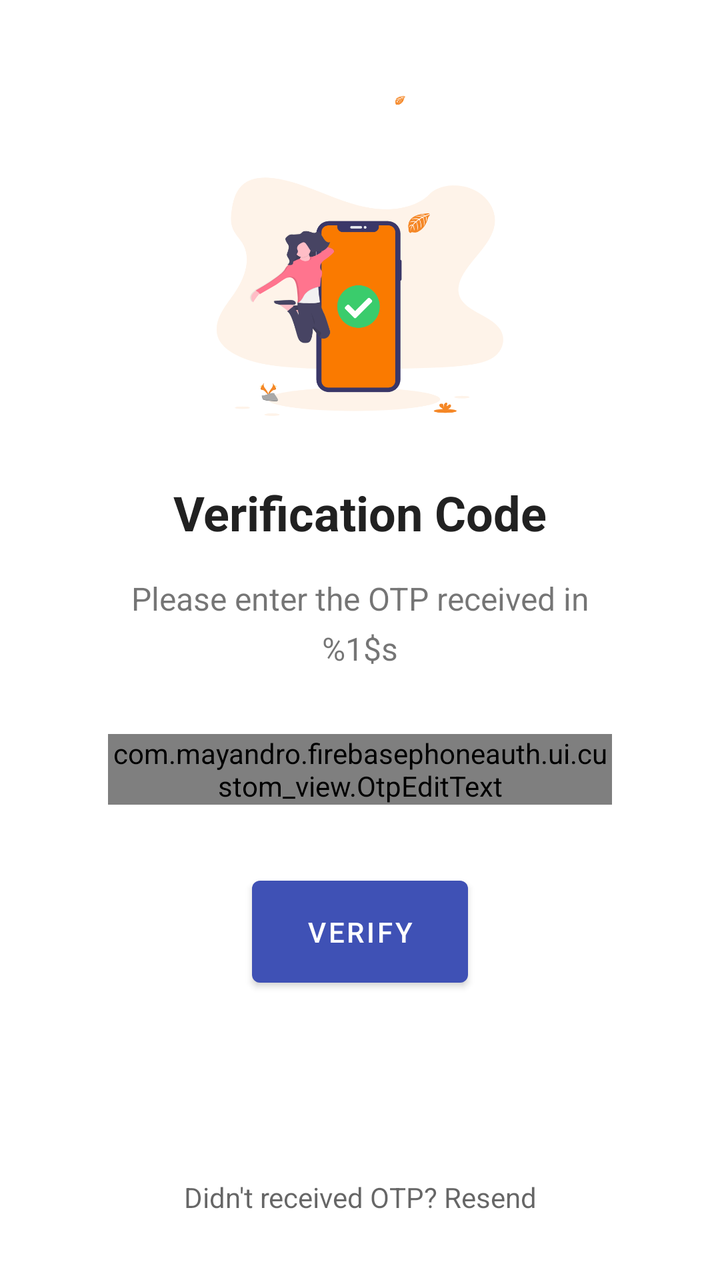
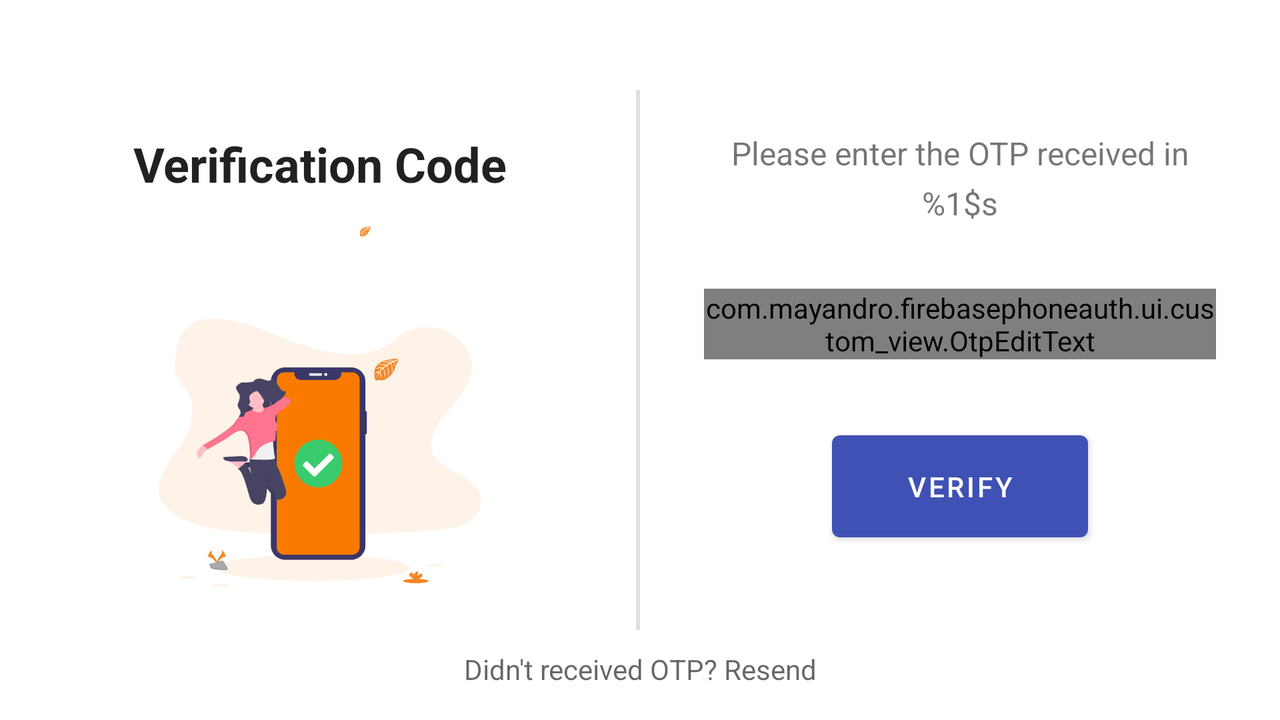

The same Android screen from two of the app's own layout files: first res/layout/ as a phone draws it, then the repository's variant for another configuration, drawn on a device whose configuration selects that folder. Both files follow.
<!-- AndroidManifest.xml: application theme AppTheme -->
<!-- res/layout/fragment_otp_verification.xml -->
<?xml version="1.0" encoding="utf-8"?>
<layout xmlns:android="http://schemas.android.com/apk/res/android"
    xmlns:app="http://schemas.android.com/apk/res-auto"
    xmlns:tools="http://schemas.android.com/tools">

    <androidx.constraintlayout.widget.ConstraintLayout
        android:id="@+id/ticker"
        android:layout_width="match_parent"
        android:layout_height="match_parent">

        <ImageView
            android:id="@+id/imageView_otp_auth"
            android:layout_width="0dp"
            android:layout_height="0dp"
            android:contentDescription="@null"
            android:src="@drawable/otp"
            app:layout_constraintBottom_toBottomOf="parent"
            app:layout_constraintEnd_toEndOf="parent"
            app:layout_constraintHeight_percent="0.25"
            app:layout_constraintStart_toStartOf="parent"
            app:layout_constraintTop_toTopOf="parent"
            app:layout_constraintVertical_bias="0.100000024"
            app:layout_constraintWidth_percent="0.5" />

        <TextView
            android:id="@+id/textView_title_otp_auth"
            android:layout_width="wrap_content"
            android:layout_height="wrap_content"
            android:layout_marginTop="32dp"
            android:fontFamily="sans-serif"
            android:text="@string/verification_code"
            android:textColor="@color/text_header_color"
            android:textSize="24sp"
            android:textStyle="bold"
            app:layout_constraintEnd_toEndOf="parent"
            app:layout_constraintStart_toStartOf="parent"
            app:layout_constraintTop_toBottomOf="@+id/imageView_otp_auth" />

        <TextView
            android:id="@+id/textView_subtitle_otp_auth"
            android:layout_width="0dp"
            android:layout_height="wrap_content"
            android:layout_marginTop="16dp"
            android:gravity="center"
            android:lineSpacingExtra="6dp"
            android:text="@string/otp_auth_subtitle"
            android:textSize="16sp"
            app:layout_constraintEnd_toEndOf="parent"
            app:layout_constraintStart_toStartOf="parent"
            app:layout_constraintTop_toBottomOf="@+id/textView_title_otp_auth"
            app:layout_constraintWidth_percent="0.7" />

        <com.mayandro.firebasephoneauth.ui.custom_view.OtpEditText
            android:id="@+id/otpEditText"
            android:layout_width="0dp"
            android:layout_height="wrap_content"
            android:layout_marginTop="32dp"
            android:cursorVisible="false"
            android:digits="1234567890"
            android:inputType="number"
            android:maxLength="6"
            android:textIsSelectable="false"
            android:textSize="20sp"
            app:errorEnabled="true"
            app:layout_constraintEnd_toEndOf="parent"
            app:layout_constraintStart_toStartOf="parent"
            app:layout_constraintTop_toBottomOf="@+id/textView_subtitle_otp_auth"
            app:layout_constraintWidth_percent="0.7"/>

        <com.google.android.material.button.MaterialButton
            android:id="@+id/button_verify_otp"
            style="@style/Widget.MaterialComponents.Button"
            android:layout_width="0dp"
            android:layout_height="wrap_content"
            android:layout_marginTop="32dp"
            android:padding="16dp"
            android:text="@string/verify"
            app:layout_constraintEnd_toEndOf="parent"
            app:layout_constraintStart_toStartOf="parent"
            app:layout_constraintTop_toBottomOf="@+id/otpEditText"
            app:layout_constraintWidth_percent="0.3" />

        <TextView
            android:id="@+id/textViewTicker"
            android:layout_width="wrap_content"
            android:layout_height="wrap_content"
            android:layout_marginBottom="32dp"
            android:textAppearance="?android:attr/textAppearanceMedium"
            android:textSize="14sp"
            app:layout_constraintBottom_toBottomOf="parent"
            app:layout_constraintEnd_toEndOf="parent"
            app:layout_constraintStart_toStartOf="parent"
            tools:text="Didn't received OTP? Resend" />
    </androidx.constraintlayout.widget.ConstraintLayout>
</layout>
<!-- resources referenced by this layout -->
<resources>
  <color name="text_header_color">#212121</color>
  <!-- drawable otp: png bitmap (drawable-hdpi, 29264 bytes) -->
  <string name="otp_auth_subtitle">Please enter the OTP received in %1$s</string>
  <string name="verification_code">Verification Code</string>
  <string name="verify">Verify</string>
  <style name="AppTheme" parent="Theme.MaterialComponents.Light.NoActionBar">
          
          <item name="colorPrimary">@color/primary_500</item>
          <item name="colorPrimaryDark">@color/primary_700</item>
          <item name="colorAccent">@color/accent_500</item>
          <item name="windowActionBar">false</item>
          <item name="windowActionBarOverlay">true</item>
          <item name="windowNoTitle">true</item>
          <item name="android:windowBackground">@color/white</item>
      </style>
  <color name="primary_500">#3F51B5</color>
  <color name="primary_700">#303F9F</color>
  <color name="accent_500">#E91E63</color>
  <color name="white">#FFFFFF</color>
</resources>
<!-- res/layout-land/fragment_otp_verification.xml (the repository's variant of the layout above) -->
<!-- drawn on the phone turned sideways -->
<?xml version="1.0" encoding="utf-8"?>
<layout xmlns:android="http://schemas.android.com/apk/res/android"
    xmlns:app="http://schemas.android.com/apk/res-auto"
    xmlns:tools="http://schemas.android.com/tools">

    <androidx.constraintlayout.widget.ConstraintLayout
        android:id="@+id/ticker"
        android:layout_width="match_parent"
        android:layout_height="match_parent">

        <ImageView
            android:id="@+id/imageView_otp_auth"
            android:layout_width="0dp"
            android:layout_height="0dp"
            android:layout_marginStart="16dp"
            android:layout_marginEnd="16dp"
            android:contentDescription="@null"
            android:src="@drawable/otp"
            app:layout_constraintBottom_toBottomOf="parent"
            app:layout_constraintEnd_toStartOf="@+id/guideline"
            app:layout_constraintHeight_percent="0.5"
            app:layout_constraintStart_toStartOf="parent"
            app:layout_constraintTop_toBottomOf="@+id/textView_title_otp_auth"
            app:layout_constraintVertical_bias="0.19"
            app:layout_constraintWidth_percent="0.4" />

        <TextView
            android:id="@+id/textView_title_otp_auth"
            android:layout_width="wrap_content"
            android:layout_height="wrap_content"
            android:fontFamily="sans-serif"
            android:text="@string/verification_code"
            android:textColor="@color/text_header_color"
            android:textSize="24sp"
            android:textStyle="bold"
            app:layout_constraintBottom_toBottomOf="parent"
            app:layout_constraintEnd_toStartOf="@+id/guideline"
            app:layout_constraintStart_toStartOf="parent"
            app:layout_constraintTop_toTopOf="parent"
            app:layout_constraintVertical_bias="0.20" />

        <TextView
            android:id="@+id/textView_subtitle_otp_auth"
            android:layout_width="0dp"
            android:layout_height="wrap_content"
            android:gravity="center"
            android:lineSpacingExtra="6dp"
            android:text="@string/otp_auth_subtitle"
            android:textSize="16sp"
            app:layout_constraintEnd_toEndOf="parent"
            app:layout_constraintStart_toStartOf="@+id/guideline"
            app:layout_constraintTop_toTopOf="@+id/textView_title_otp_auth"
            app:layout_constraintWidth_percent="0.4" />

        <com.mayandro.firebasephoneauth.ui.custom_view.OtpEditText
            android:id="@+id/otpEditText"
            android:layout_width="0dp"
            android:layout_height="wrap_content"
            android:layout_marginTop="32dp"
            android:cursorVisible="false"
            android:digits="1234567890"
            android:inputType="number"
            android:maxLength="6"
            android:textIsSelectable="false"
            android:textSize="20sp"
            app:errorEnabled="true"
            app:layout_constraintEnd_toEndOf="parent"
            app:layout_constraintStart_toStartOf="@+id/guideline"
            app:layout_constraintTop_toBottomOf="@+id/textView_subtitle_otp_auth"
            app:layout_constraintWidth_percent="0.4" />

        <com.google.android.material.button.MaterialButton
            android:id="@+id/button_verify_otp"
            style="@style/Widget.MaterialComponents.Button"
            android:layout_width="0dp"
            android:layout_height="wrap_content"
            android:layout_marginTop="32dp"
            android:padding="16dp"
            android:text="@string/verify"
            app:layout_constraintEnd_toEndOf="parent"
            app:layout_constraintStart_toStartOf="@+id/guideline"
            app:layout_constraintTop_toBottomOf="@+id/otpEditText"
            app:layout_constraintWidth_percent="0.2" />

        <TextView
            android:id="@+id/textViewTicker"
            android:layout_width="wrap_content"
            android:layout_height="wrap_content"
            android:layout_marginBottom="16dp"
            android:textAppearance="?android:attr/textAppearanceMedium"
            android:textSize="14sp"
            app:layout_constraintBottom_toBottomOf="parent"
            app:layout_constraintEnd_toEndOf="parent"
            app:layout_constraintStart_toStartOf="parent"
            tools:text="Didn't received OTP? Resend" />

        <androidx.constraintlayout.widget.Guideline
            android:id="@+id/guideline"
            android:layout_width="wrap_content"
            android:layout_height="wrap_content"
            android:orientation="vertical"
            app:layout_constraintGuide_percent="0.5" />

        <View
            android:id="@+id/divider"
            android:layout_width="2dp"
            android:layout_height="0dp"
            android:background="@color/grey"
            app:layout_constraintBottom_toBottomOf="parent"
            app:layout_constraintEnd_toStartOf="@+id/guideline"
            app:layout_constraintHeight_percent="0.75"
            app:layout_constraintTop_toTopOf="parent" />
    </androidx.constraintlayout.widget.ConstraintLayout>
</layout>
<!-- resources referenced by the variant -->
<!-- as the phone turned sideways resolves them -->
<resources>
  <color name="grey">#E0E0E0</color>
  <color name="text_header_color">#212121</color>
  <!-- drawable otp: png bitmap (drawable-hdpi, 29264 bytes) -->
  <string name="otp_auth_subtitle">Please enter the OTP received in %1$s</string>
  <string name="verification_code">Verification Code</string>
  <string name="verify">Verify</string>
  <style name="AppTheme" parent="Theme.MaterialComponents.Light.NoActionBar">
          
          <item name="colorPrimary">@color/primary_500</item>
          <item name="colorPrimaryDark">@color/primary_700</item>
          <item name="colorAccent">@color/accent_500</item>
          <item name="windowActionBar">false</item>
          <item name="windowActionBarOverlay">true</item>
          <item name="windowNoTitle">true</item>
          <item name="android:windowBackground">@color/white</item>
      </style>
  <color name="primary_500">#3F51B5</color>
  <color name="primary_700">#303F9F</color>
  <color name="accent_500">#E91E63</color>
  <color name="white">#FFFFFF</color>
</resources>
